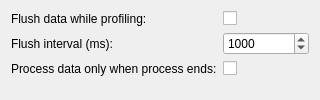
<?xml version="1.0" encoding="UTF-8"?>
<ui version="4.0">
 <class>QmlProfiler::Internal::QmlProfilerConfigWidget</class>
 <widget class="QWidget" name="QmlProfiler::Internal::QmlProfilerConfigWidget">
  <property name="geometry">
   <rect>
    <x>0</x>
    <y>0</y>
    <width>320</width>
    <height>100</height>
   </rect>
  </property>
  <layout class="QFormLayout" name="formLayout">
   <item row="0" column="0">
    <widget class="QLabel" name="flushEnabledLabel">
     <property name="text">
      <string>Flush data while profiling:</string>
     </property>
    </widget>
   </item>
   <item row="0" column="1">
    <widget class="QCheckBox" name="flushEnabled">
     <property name="toolTip">
      <string>Periodically flush pending data to the profiler. This reduces the delay when loading the
data and the memory usage in the application. It distorts the profile as the flushing
itself takes time.</string>
     </property>
    </widget>
   </item>
   <item row="1" column="0">
    <widget class="QLabel" name="flushIntervalLabel">
     <property name="text">
      <string>Flush interval (ms):</string>
     </property>
    </widget>
   </item>
   <item row="1" column="1">
    <widget class="QSpinBox" name="flushInterval">
    <property name="minimum">
     <number>1</number>
    </property>
     <property name="maximum">
      <number>10000000</number>
     </property>
     <property name="value">
      <number>1000</number>
     </property>
    </widget>
   </item>
   <item row="2" column="0">
    <widget class="QLabel" name="aggregateTracesLabel">
     <property name="text">
      <string>Process data only when process ends:</string>
     </property>
    </widget>
   </item>
   <item row="2" column="1">
    <widget class="QCheckBox" name="aggregateTraces">
     <property name="toolTip">
      <string>Only process data when the process being profiled ends, not when the current recording
session ends. This way multiple recording sessions can be aggregated in a single trace,
for example if multiple QML engines start and stop sequentially during a single run of
the program.</string>
     </property>
    </widget>
   </item>
  </layout>
 </widget>
 <resources/>
 <connections/>
</ui>
